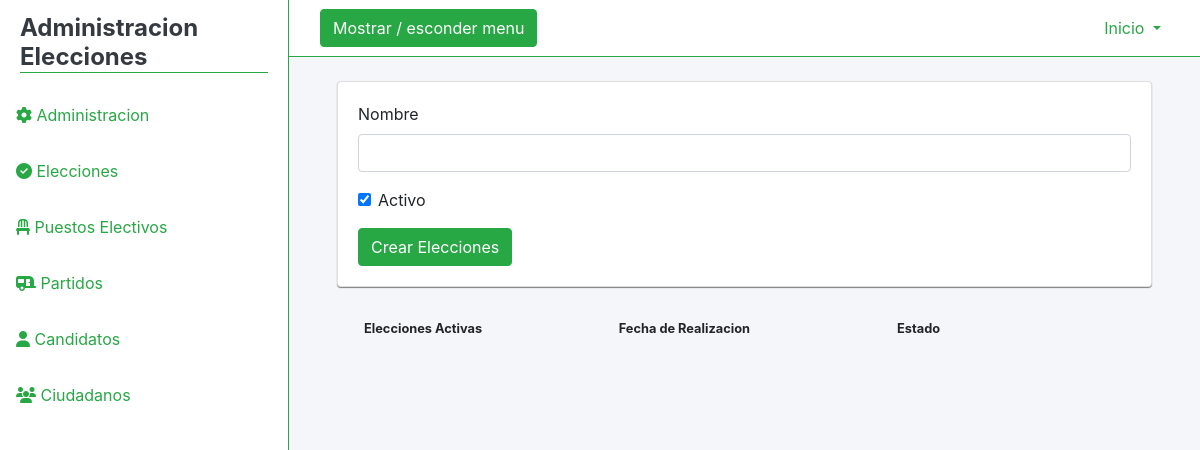
/elecciones/vistas/addElecciones.php (signed in), run on an earlier commit of the app's database.
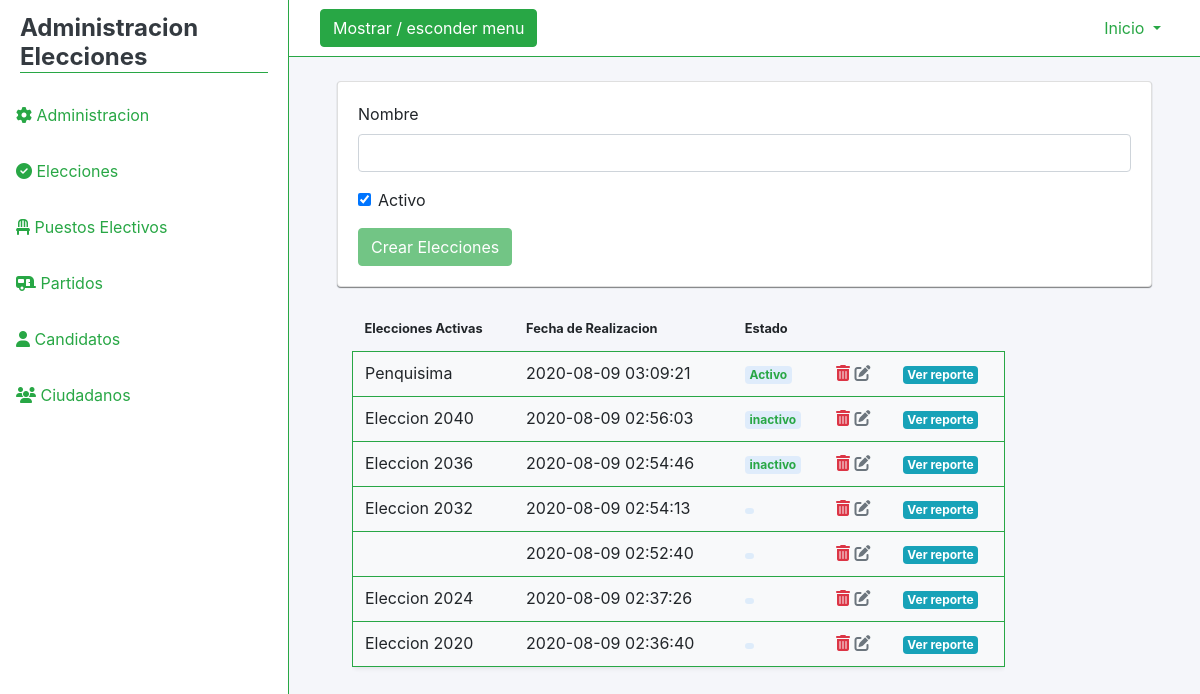
And on a later commit of the database.
### tables this page shows
CREATE TABLE `elecciones` (
  `idElecciones` int(11) NOT NULL,
  `Nombre` varchar(45) DEFAULT NULL,
  `Fecha_realizacion` timestamp NULL DEFAULT current_timestamp(),
  `Estado` varchar(45) DEFAULT NULL
);

### elecciones/servicios/EleccioneServiceDataBase.php (called while the page is built, shortened)
<?php
require_once 'eleccion.php';
class EleccionServiceDatabase
{
    private $context;
    public function __construct()
    {
        $this->context = new Conexion();
    }
    public function GetList()
    {
        $elecciones = array();
        $db = $this->context->conectar();
        $stmt = $db->prepare("SELECT * FROM elecciones ORDER BY Fecha_realizacion DESC ");
        $stmt->execute();
        $result = $stmt->get_result();
        if ($result->num_rows !== 0) {
            while ($row = $result->fetch_object()) {
                $eleccion = new Eleccion();
                $eleccion->InicializarDatos($row->idElecciones, $row->Nombre, $row->Fecha_realizacion, $row->Estado);
                array_push($elecciones, $eleccion);
            }
        }
        return $elecciones;
    }
}

### elecciones/servicios/eleccion.php (called while the page is built, shortened)
<?php
class Eleccion
{
    public function InicializarDatos($id, $nombre, $Fecha_realizacion, $Estado)
    {
        $this->idElecciones = $id;
        $this->Nombre = $nombre;
        $this->Fecha_realizacion = $Fecha_realizacion;
        $this->Estado = $Estado;
    }
}

### elecciones/vistas/addElecciones.php (the view, shortened to what the changed rows need)
<?php
require_once '../servicios/eleccion.php';
require_once '../servicios/EleccioneServiceDataBase.php';
$service = new EleccionServiceDatabase();
$lista = $service->GetList();
?>
<!DOCTYPE html>
<html lang="es">
<head>
    <link rel="stylesheet" href="../../assets/css/admin.css" type="text/css">
    <link rel="stylesheet" href="https://stackpath.bootstrapcdn.com/bootstrap/4.5.0/css/bootstrap.min.css">
</head>
<body>
<div class="d-flex" id="content-wrapper">
    <div id="page-content-wrapper" class="w-100 bg-light-blue">
      <div class="container-fluid pl-5 pt-4 pr-5">
                    <div class="">
                    <div class="card card-elec">
  <div class="card-body">
<form method="POST" action="../servicios/add.php" >
    <div class="form-group">
      <label for="nombre">Nombre</label>
      <input type="text" class="form-control" id="nombre" name="nombre" required>
    </div>
  <div class="form-group">
    <div class="form-check">
    </div>
  </div>
   <?php if ($lista[0]->Estado == 'Activo'): ?>
  <button type="submit" disabled class="btn btn-success">Crear Elecciones</button>
   <?php else: ?>
<button type="submit"  class="btn btn-success">Crear Elecciones</button>
   <?php endif;?>
</form>
  </div>
</div>
 </div>
</div>
            <div class="col-xl-9 col-lg-12 ml-5 mt-3">
              <div class="table-responsive">
                <table class="table">
                  <thead>
                    <tr>
                      <th colspan="col"><small class="font-weight-bold">Elecciones Activas<small></th>
                       <th scope="col"><small class="font-weight-bold">Fecha de Realizacion<small></th>
                         <th scope="col"><small class="font-weight-bold">Estado<small></th>
                    </tr>
                  </thead>
                  <tbody>
               <?php foreach ($lista as $list): ?>
                    <tr class="shadow-sm border border-success rounded">
                      <td class="align-middle"><span class="d-block"> <?php echo $list->Nombre; ?> </span></td>
                      <td class="align-middle"><span class="d-block"> <?php echo $list->Fecha_realizacion; ?> </span></td>
                      <td class="align-middle"><span class="badge badge-primary text-success"><?php echo $list->Estado; ?>  </span></td>
                      <td class="align-middle">
                          <a href="../servicios/borrar.php?id=<?php echo $list->idElecciones; ?>"> <i class="fas fa-trash-alt text-danger"></i></a>
                         <a href="editEleccion.php?id=<?php echo $list->idElecciones; ?>">  <i class="fas fa-edit text-secondary"></i>   </td></a>
 <td class="align-middle"><a href="verElecciones.php?id=<?php echo $list->idElecciones; ?>" class="badge badge-info text-white"> Ver reporte </a></td>
                    </tr>
               <?php endforeach;?>
                  </tbody>
                </table>
              </div>
            </div>
</body>
</html>

What changed in the data, as far as the page shows it:
added elecciones: Nombre "Penquisima", Fecha_realizacion "2020-08-09 03:09:21", Estado "Activo"
added elecciones: Nombre "Eleccion 2040", Fecha_realizacion "2020-08-09 02:56:03", Estado "inactivo"
added elecciones: Nombre "Eleccion 2036", Fecha_realizacion "2020-08-09 02:54:46", Estado "inactivo"
added elecciones: Nombre "Eleccion 2032", Fecha_realizacion "2020-08-09 02:54:13"
added elecciones: Fecha_realizacion "2020-08-09 02:52:40"
added elecciones: Nombre "Eleccion 2024", Fecha_realizacion "2020-08-09 02:37:26"
added elecciones: Nombre "Eleccion 2020", Fecha_realizacion "2020-08-09 02:36:40"
